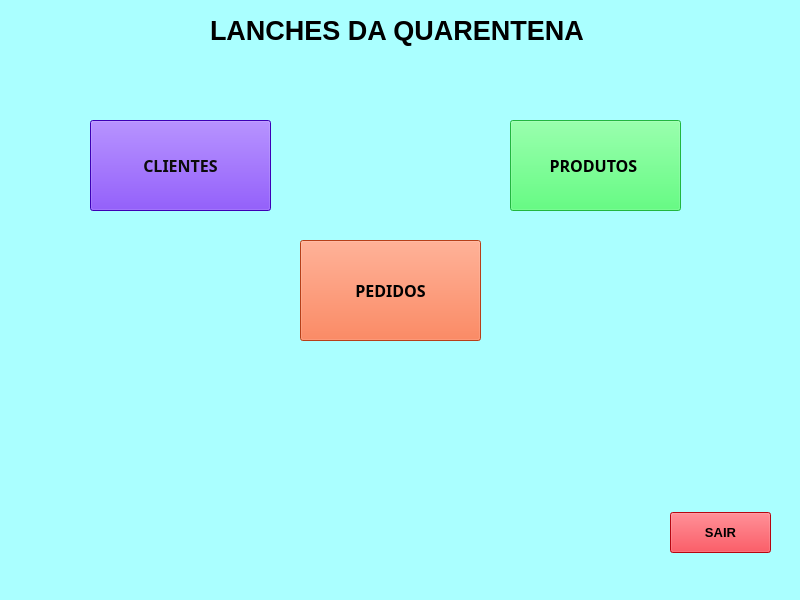
<?xml version="1.0" encoding="UTF-8"?>
<ui version="4.0">
 <class>MainWindow</class>
 <widget class="QMainWindow" name="MainWindow">
  <property name="geometry">
   <rect>
    <x>0</x>
    <y>0</y>
    <width>800</width>
    <height>600</height>
   </rect>
  </property>
  <property name="windowTitle">
   <string>MainWindow</string>
  </property>
  <property name="styleSheet">
   <string notr="true">background-color: rgb(170, 255, 255);</string>
  </property>
  <widget class="QWidget" name="centralwidget">
   <widget class="QLabel" name="label">
    <property name="geometry">
     <rect>
      <x>210</x>
      <y>0</y>
      <width>421</width>
      <height>61</height>
     </rect>
    </property>
    <property name="font">
     <font>
      <pointsize>20</pointsize>
      <weight>75</weight>
      <bold>true</bold>
     </font>
    </property>
    <property name="text">
     <string>LANCHES DA QUARENTENA</string>
    </property>
   </widget>
   <widget class="QPushButton" name="BtClientes">
    <property name="geometry">
     <rect>
      <x>90</x>
      <y>120</y>
      <width>181</width>
      <height>91</height>
     </rect>
    </property>
    <property name="font">
     <font>
      <family>Arial Black</family>
      <pointsize>12</pointsize>
      <weight>75</weight>
      <bold>true</bold>
     </font>
    </property>
    <property name="styleSheet">
     <string notr="true">background-color: rgb(85, 0, 255);
color: rgb(12, 12, 12);</string>
    </property>
    <property name="text">
     <string>CLIENTES</string>
    </property>
   </widget>
   <widget class="QPushButton" name="BtProdutos">
    <property name="geometry">
     <rect>
      <x>510</x>
      <y>120</y>
      <width>171</width>
      <height>91</height>
     </rect>
    </property>
    <property name="font">
     <font>
      <family>Arial Black</family>
      <pointsize>12</pointsize>
      <weight>75</weight>
      <bold>true</bold>
     </font>
    </property>
    <property name="styleSheet">
     <string notr="true">background-color: rgb(47, 255, 89);</string>
    </property>
    <property name="text">
     <string>PRODUTOS </string>
    </property>
   </widget>
   <widget class="QPushButton" name="BtPedidos">
    <property name="geometry">
     <rect>
      <x>300</x>
      <y>240</y>
      <width>181</width>
      <height>101</height>
     </rect>
    </property>
    <property name="font">
     <font>
      <family>Arial Black</family>
      <pointsize>12</pointsize>
      <weight>75</weight>
      <bold>true</bold>
     </font>
    </property>
    <property name="styleSheet">
     <string notr="true">background-color: rgb(255, 90, 35);</string>
    </property>
    <property name="text">
     <string>PEDIDOS</string>
    </property>
   </widget>
   <widget class="QPushButton" name="pushButton_4">
    <property name="geometry">
     <rect>
      <x>670</x>
      <y>512</y>
      <width>101</width>
      <height>41</height>
     </rect>
    </property>
    <property name="font">
     <font>
      <pointsize>10</pointsize>
      <weight>75</weight>
      <bold>true</bold>
     </font>
    </property>
    <property name="styleSheet">
     <string notr="true">background-color: rgb(255, 8, 24);</string>
    </property>
    <property name="text">
     <string>SAIR</string>
    </property>
   </widget>
  </widget>
  <widget class="QMenuBar" name="menubar">
   <property name="geometry">
    <rect>
     <x>0</x>
     <y>0</y>
     <width>800</width>
     <height>21</height>
    </rect>
   </property>
  </widget>
  <widget class="QStatusBar" name="statusbar"/>
 </widget>
 <resources/>
 <connections/>
</ui>
